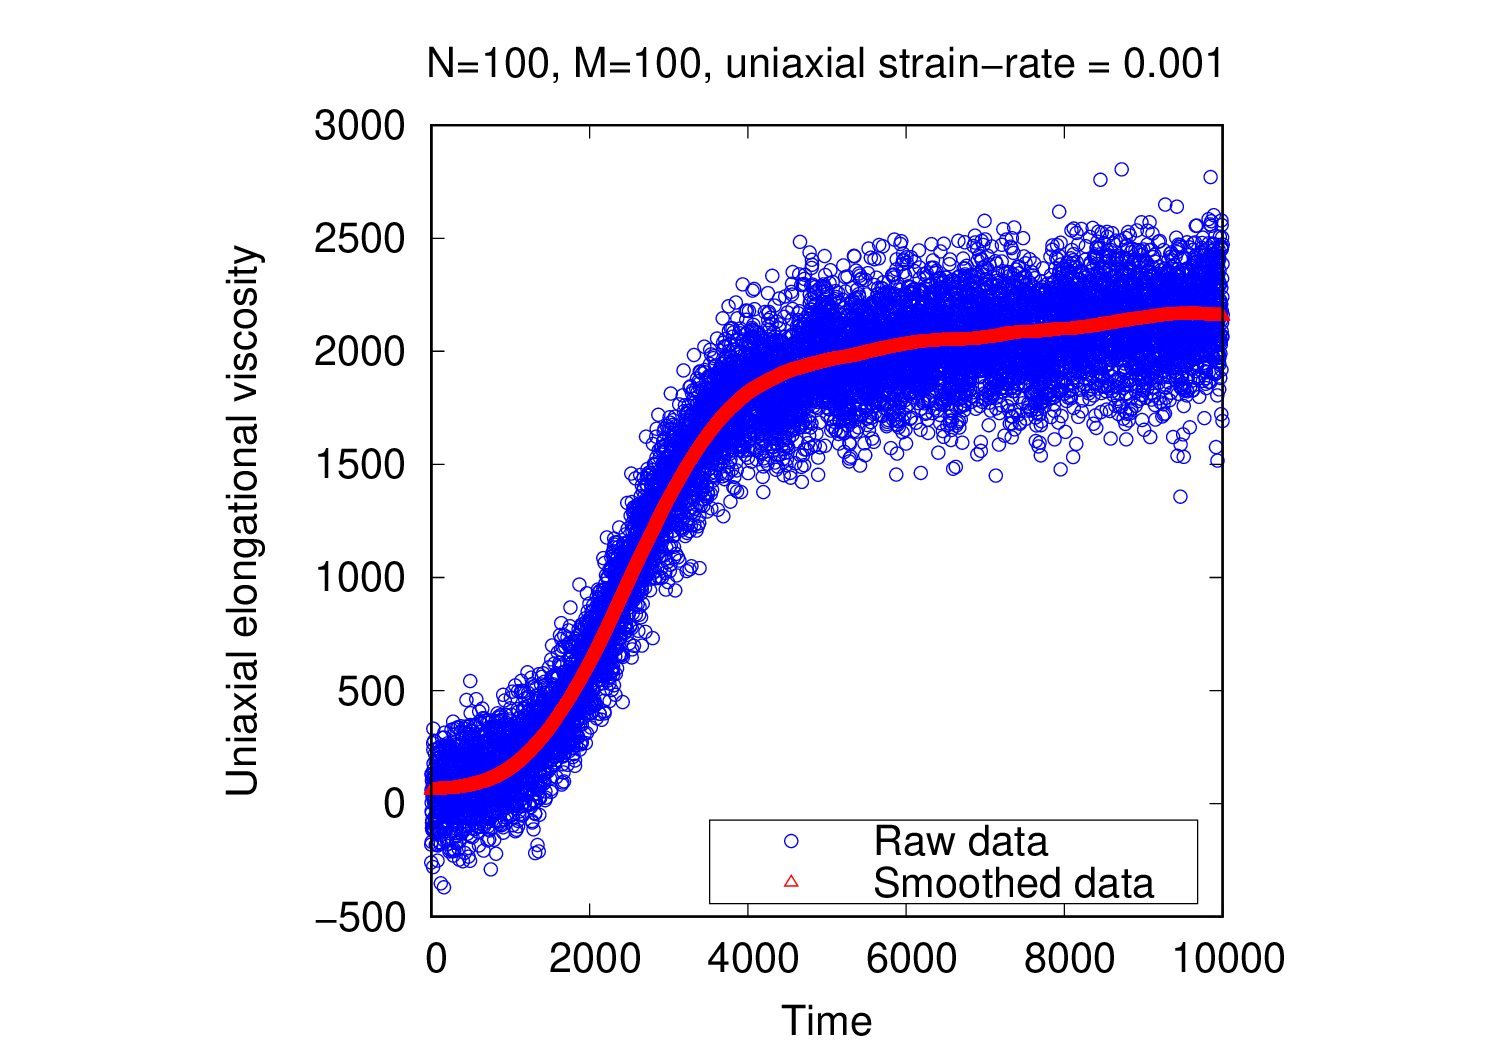

This figure's gnuplot source:
set size square
set key right bottom
set key Left reverse
set key box
set xlabel 'Time'
set ylabel 'Uniaxial elongational viscosity'
set title 'N=100, M=100, uniaxial strain-rate = 0.001'
erate=0.001
dt=0.01

set encoding utf8
set minussign

p 'press_sg.txt' u (dt*$1):($2/erate) t 'Raw data' pt 65 lc rgb "blue",\
'press_sg.txt' u (dt*$1):($3/erate) t 'Smoothed data' pt 66 lc rgb "red"
pause -1

set terminal postscript enhanced color eps ",20"
set output 'visc.eps'
replot
!convert -density 300 visc.eps visc.png
!eog visc.png

